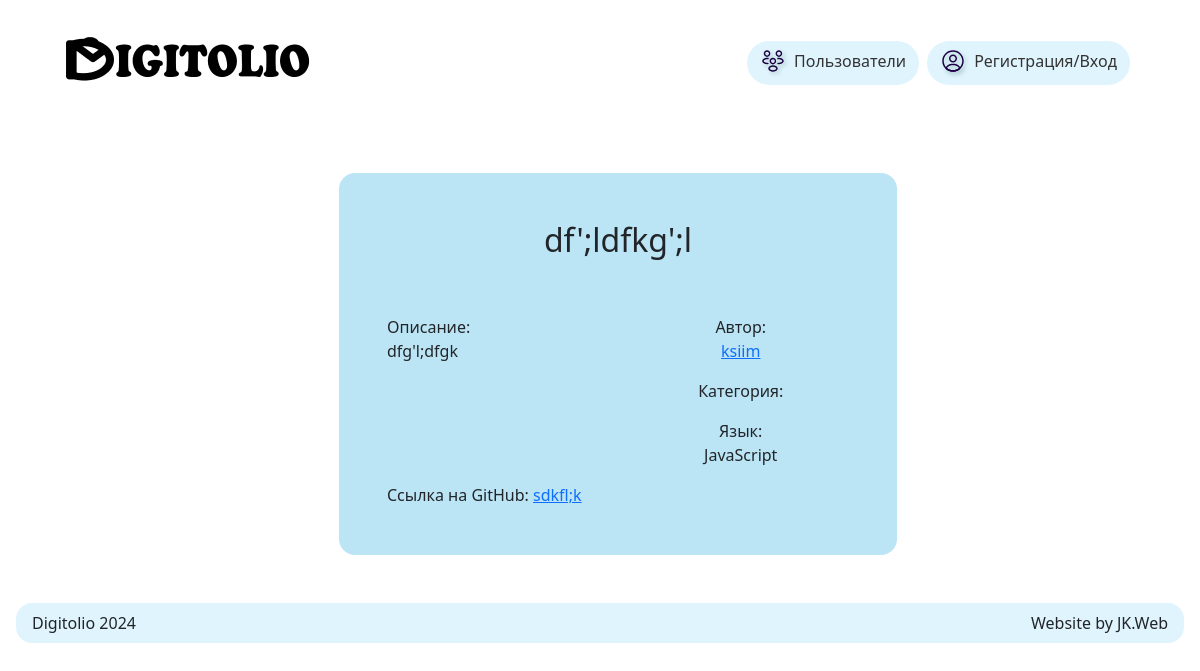
The app's page /project/3/ with its own data.
### projects/models.py (models this page shows, shortened)
class Project(models.Model):
    title = models.CharField(max_length=255, verbose_name='Название')
    description = models.TextField(verbose_name='Описание')
    author = models.ForeignKey(User, on_delete=models.CASCADE, related_name='projects', verbose_name='Автор', null=True)
    tags = models.ManyToManyField(Tag, blank=True, null=True, verbose_name='Теги')
    programming_language = models.TextField(choices=PROGRAMMING_LANGUAGES, null=True, blank=True)
    created_at = models.DateTimeField(auto_now_add=True, verbose_name='Дата создания')
    updated_at = models.DateTimeField(auto_now=True, verbose_name='Дата обновления')
    link_on_code = models.CharField(max_length=255, verbose_name='Ссылка на гитхаб')
    class Meta:
        verbose_name = 'Проект'
        verbose_name_plural = 'Проекты'
        ordering = ['-created_at']

### persons/models.py (models this page shows)
class Person(AbstractUser):
    password = models.CharField(max_length=255, verbose_name='Пароль')
    description = models.TextField(null=True, blank=True, verbose_name='Описание')
    programming_language = models.TextField(choices=PROGRAMMING_LANGUAGES, null=True, blank=True, verbose_name='Язык программирования')
    groups = models.ManyToManyField(
        'auth.Group',
        related_name='persons',
        blank=True,
        help_text='The groups this person belongs to.',
        verbose_name='groups',
    )
    user_permissions = models.ManyToManyField(
        'auth.Permission',
        related_name='persons',
        blank=True,
        help_text='Specific permissions for this person.',
        verbose_name='user permissions',
    )
    class Meta:
        ordering = ['-date_joined']

### projects/views.py (the view)
# urls.py: path('project/<int:pk>/', views.project_detail, name='project_detail'),
def project_detail(request, pk):
    project = get_object_or_404(Project, pk=pk)
    return render(request, 'projects/project_detail.html', {'project': project})

### templates/projects/project_detail.html (shortened to what this page needs)
<!DOCTYPE html>
{% load static %}
<html>
<head>
    <link href="https://cdn.jsdelivr.net/npm/bootstrap@5.0.2/dist/css/bootstrap.min.css" rel="stylesheet">
</head>
<body>
    <header>
        {% include 'includes/header_nav.html' %}
    </header>
    <main class="container d-flex justify-content-center m-5">
        <div class="col-6 p-5" style='background-color: #BBE4F5; border-radius: 1rem;'>
            <div class="row">
                <div class="text-center mb-5">
                    <h2 id='title'>{{ project.title }}</h2>
                </div>
                <div class="row">
                    <div class="col-md-7">
                        <span>Описание:</span>
                        <p id='description'>{{ project.description }}</p>
                    </div>
                    <div class="col-md-5 text-center">
                        <span>Автор:</span>
                        <a href="{% url 'persons:profile_view' project.author.id %}"><p>{{ project.author }}</p></a>
                        <span>Категория:</span>
                        <span>Язык:</span>
                        <p id='programming_language'>{{ project.get_programming_language_display }}</p>
                    </div>
                </div>
                <div class='row'>
                    <span>Ссылка на GitHub: <a id='link_on_code' href="{{ project.link_on_code }}">{{ project.link_on_code }}</a></span>
                </div>
            </div>
        </div>
    </main>
    <footer>
        {% include 'includes/footer_base.html' %}
    </footer>
</body>
</html>

### records on screen
Project: title "df';ldfkg';l", description "dfg'l;dfgk", author "ksiim", programming_language "JavaScript", link_on_code "sdkfl;k"
